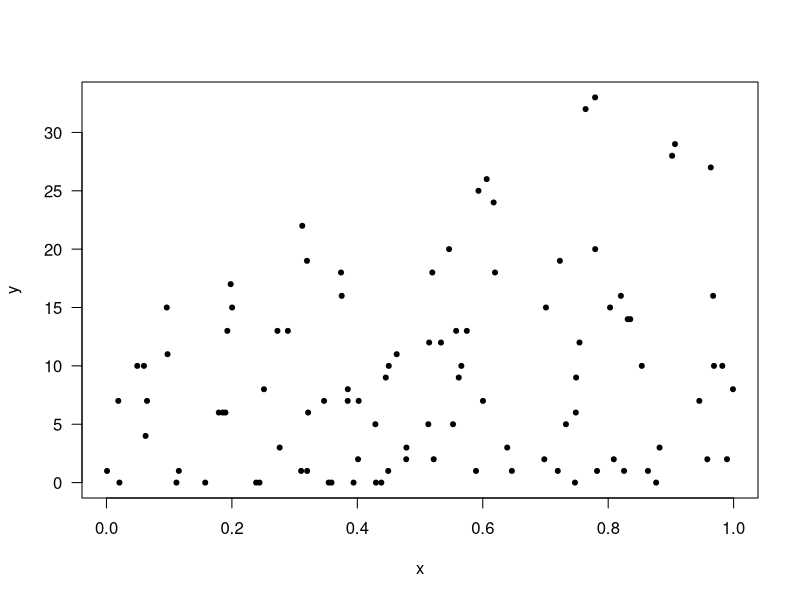

This figure's R source:
# En este ejemplo vamos a crear unos datos artificiales
# y vamos a modificar la tasa media de exitos para simular
# valores de Y que difieran en el intervalo de observacion.

# Y representa el numero de pacientes contagiados por intervalo.
# El intervalo sera: dia (1), semanana (7), quincena (15), mes (30)

# Los parametros ----------------------------------------------------------
b0 <- -1
b1 <- 1
betas <- c(b0, b1)

# Creando los datos -------------------------------------------------------
n <- 100
x <- runif(n=n)
intervalo <- sample(x=c(1, 7, 15, 30), size=n, replace=TRUE)
lambda <- exp(b0 + b1 * x)
lambda_transf <- lambda * intervalo
y <- rpois(n=n, lambda=lambda_transf)

head(cbind(x, intervalo, lambda, lambda_transf, y), n=15)

# Explorando los datos ----------------------------------------------------
plot(y=y, x=x, las=1, pch=20)

# Naive model -------------------------------------------------------------
mod1 <- glm(y ~ x, family=poisson(link="log"))
coef(mod1)
betas
mean((betas - coef(mod1))^2) # Error cuadratico medio

# Correct model using offset ----------------------------------------------
mod2 <- glm(y ~ x, family=poisson(link="log"), 
            offset=log(intervalo))
coef(mod2)
betas
mean((betas - coef(mod2))^2) # Error cuadratico medio

# Tentacion ---------------------------------------------------------------
mod3 <- glm(y/intervalo ~ x, family=poisson(link="log"))
coef(mod3)
betas
mean((betas - coef(mod3))^2) # Error cuadratico medio

